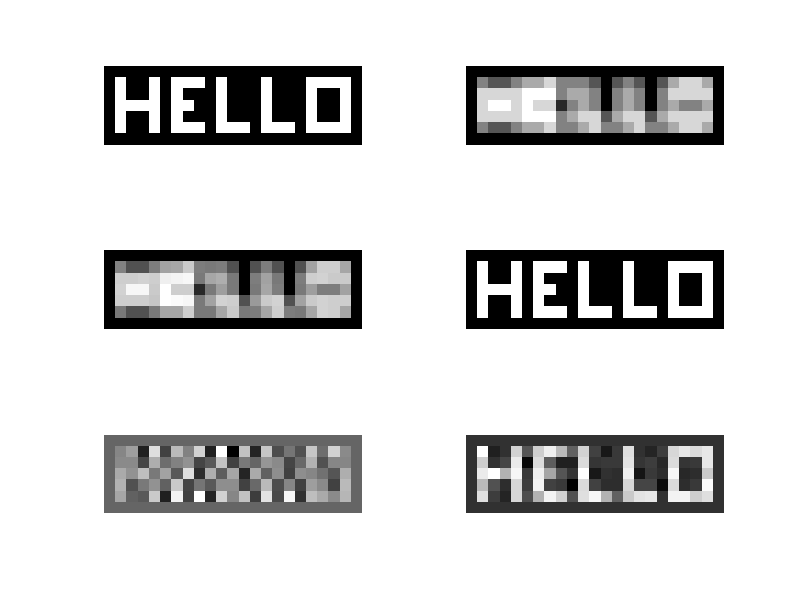

Here is the MATLAB script that generated this plot:
X=[
0 0 0 0 0 0 0 0 0 0 0 0 0 0 0 0 0 0 0 0 0 0 0 ;
0 1 0 0 1 0 1 1 1 0 1 0 0 0 1 0 0 0 1 1 1 1 0 ;
0 1 0 0 1 0 1 0 0 0 1 0 0 0 1 0 0 0 1 0 0 1 0 ;
0 1 1 1 1 0 1 1 0 0 1 0 0 0 1 0 0 0 1 0 0 1 0 ;
0 1 0 0 1 0 1 0 0 0 1 0 0 0 1 0 0 0 1 0 0 1 0 ;
0 1 0 0 1 0 1 1 1 0 1 1 1 0 1 1 1 0 1 1 1 1 0 ;
0 0 0 0 0 0 0 0 0 0 0 0 0 0 0 0 0 0 0 0 0 0 0 ;
];
subplot(321), imagesc(X), axis image, colormap(gray), axis('off');

%----------------------------------------------

m=7; n=23; Y=zeros(m,n);
for i=2:m-1, for j=2:n-1
        Y(i,j) = (X(i-1,j-1)+X(i-1,j)+X(i-1,j+1) ...
                 + X(i,j-1)+2*X(i,j)+X(i,j+1) ...
                 + X(i+1,j-1)+X(i+1,j)+X(i+1,j+1))/10;
end, end
subplot(322), imagesc(Y), axis image, colormap(gray), axis('off');

%----------------------------------------------

Z=Y.*(1+randn(m,n)*0.02);
subplot(323), imagesc(Z), axis image, colormap(gray), axis('off');

%----------------------------------------------

N=m*n; A=eye(N);
for j=2:n-1, for i=2:m-1
        k=(j-1)*m+i; % the (i,j) entry in X is the k-th entry in x
        A(k,k-1:k+1)=1/10;  A(k,k-m-1:k-m+1)=1/10; 
        A(k,k+m-1:k+m+1)=1/10; A(k,k)=1/5;
end, end

x=X(:);
t = A*x; T = reshape(t,m,n);
this_should_be_zero=norm(Y-T)

condition_number_of_A=cond(A)

%----------------------------------------------

y=Y(:); x=A\y; X=reshape(x, m, n); 
subplot(324), imagesc(X), axis image, colormap(gray), axis('off');

%----------------------------------------------

z=Z(:); x=A\z; X=reshape(x, m, n); 
subplot(325), imagesc(X), axis image, colormap(gray), axis('off');

%----------------------------------------------

[U,S,V]=svd(A);
epsilon=0.02; S_inv=zeros(N,N);
for i=1:N
    if S(i,i)>=epsilon, S_inv(i,i)=1/S(i,i); end
end
x=V*S_inv*U'*z; X=reshape(x,m,n);
subplot(326), imagesc(X), axis image, colormap(gray), axis('off');

%----------------------------------------------

shg